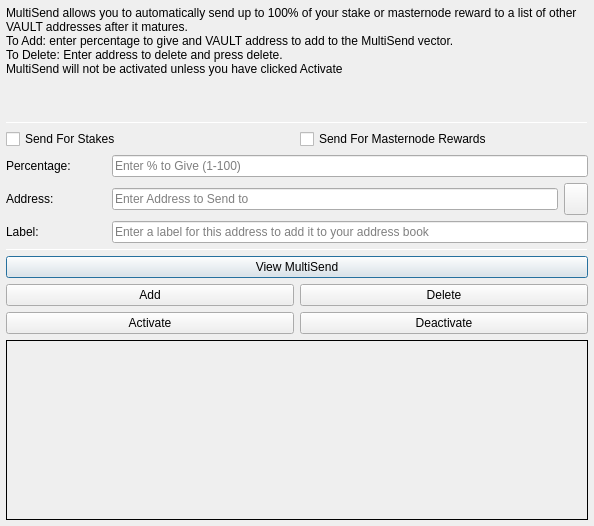
<?xml version="1.0" encoding="UTF-8"?>
<ui version="4.0">
 <class>MultiSendDialog</class>
 <widget class="QDialog" name="MultiSendDialog">
  <property name="windowModality">
   <enum>Qt::NonModal</enum>
  </property>
  <property name="geometry">
   <rect>
    <x>0</x>
    <y>0</y>
    <width>594</width>
    <height>526</height>
   </rect>
  </property>
  <property name="windowTitle">
   <string>MultiSend</string>
  </property>
  <layout class="QVBoxLayout" name="verticalLayout" stretch="0">
   <property name="leftMargin">
    <number>6</number>
   </property>
   <property name="topMargin">
    <number>6</number>
   </property>
   <property name="rightMargin">
    <number>6</number>
   </property>
   <property name="bottomMargin">
    <number>6</number>
   </property>
   <item>
    <layout class="QVBoxLayout" name="verticalLayout_Main" stretch="1,1,1,0,1,1,1">
     <item>
      <widget class="QLabel" name="label_2">
       <property name="lineWidth">
        <number>1</number>
       </property>
       <property name="text">
        <string>MultiSend allows you to automatically send up to 100% of your stake or masternode reward to a list of other VAULT addresses after it matures.
To Add: enter percentage to give and VAULT address to add to the MultiSend vector.
To Delete: Enter address to delete and press delete.
MultiSend will not be activated unless you have clicked Activate</string>
       </property>
       <property name="alignment">
        <set>Qt::AlignLeading|Qt::AlignLeft|Qt::AlignTop</set>
       </property>
       <property name="wordWrap">
        <bool>true</bool>
       </property>
      </widget>
     </item>
     <item>
      <widget class="Line" name="line">
       <property name="minimumSize">
        <size>
         <width>0</width>
         <height>1</height>
        </size>
       </property>
       <property name="maximumSize">
        <size>
         <width>16777215</width>
         <height>1</height>
        </size>
       </property>
       <property name="orientation">
        <enum>Qt::Horizontal</enum>
       </property>
      </widget>
     </item>
     <item>
      <layout class="QVBoxLayout" name="verticalLayout_Settings">
       <item>
        <layout class="QHBoxLayout" name="horizontalLayout">
         <item>
          <widget class="QCheckBox" name="multiSendStakeCheckBox">
           <property name="text">
            <string>Send For Stakes</string>
           </property>
          </widget>
         </item>
         <item>
          <widget class="QCheckBox" name="multiSendMasternodeCheckBox">
           <property name="text">
            <string>Send For Masternode Rewards</string>
           </property>
          </widget>
         </item>
        </layout>
       </item>
       <item>
        <layout class="QHBoxLayout" name="horizontalLayout_6">
         <item>
          <widget class="QLabel" name="label">
           <property name="minimumSize">
            <size>
             <width>100</width>
             <height>0</height>
            </size>
           </property>
           <property name="toolTip">
            <string>Percentage of stake to send</string>
           </property>
           <property name="text">
            <string>Percentage:</string>
           </property>
          </widget>
         </item>
         <item>
          <widget class="QLineEdit" name="multiSendPercentEdit">
           <property name="toolTip">
            <string>Enter whole numbers 1 - 100</string>
           </property>
           <property name="placeholderText">
            <string>Enter % to Give (1-100)</string>
           </property>
          </widget>
         </item>
        </layout>
       </item>
       <item>
        <layout class="QHBoxLayout" name="horizontalLayout_7">
         <item>
          <widget class="QLabel" name="label_5">
           <property name="minimumSize">
            <size>
             <width>100</width>
             <height>0</height>
            </size>
           </property>
           <property name="toolTip">
            <string>Address to send portion of stake to</string>
           </property>
           <property name="text">
            <string>Address:</string>
           </property>
          </widget>
         </item>
         <item>
          <widget class="QLineEdit" name="multiSendAddressEdit">
           <property name="toolTip">
            <string/>
           </property>
           <property name="placeholderText">
            <string>Enter Address to Send to</string>
           </property>
          </widget>
         </item>
         <item>
          <widget class="QToolButton" name="addressBookButton">
           <property name="maximumSize">
            <size>
             <width>16777215</width>
             <height>32</height>
            </size>
           </property>
           <property name="toolTip">
            <string>Choose an address from the address book</string>
           </property>
           <property name="text">
            <string/>
           </property>
           <property name="icon">
            <iconset resource="../vault.qrc">
             <normaloff>:/icons/address-book</normaloff>:/icons/address-book</iconset>
           </property>
           <property name="shortcut">
            <string>Alt+A</string>
           </property>
          </widget>
         </item>
        </layout>
       </item>
      </layout>
     </item>
     <item>
      <layout class="QHBoxLayout" name="horizontalLayout_3">
       <item>
        <widget class="QLabel" name="label_3">
         <property name="minimumSize">
          <size>
           <width>100</width>
           <height>0</height>
          </size>
         </property>
         <property name="text">
          <string>Label:</string>
         </property>
        </widget>
       </item>
       <item>
        <widget class="QLineEdit" name="labelAddressLabelEdit">
         <property name="placeholderText">
          <string>Enter a label for this address to add it to your address book</string>
         </property>
        </widget>
       </item>
      </layout>
     </item>
     <item>
      <widget class="Line" name="line_2">
       <property name="minimumSize">
        <size>
         <width>0</width>
         <height>1</height>
        </size>
       </property>
       <property name="maximumSize">
        <size>
         <width>16777215</width>
         <height>1</height>
        </size>
       </property>
       <property name="orientation">
        <enum>Qt::Horizontal</enum>
       </property>
      </widget>
     </item>
     <item>
      <layout class="QVBoxLayout" name="verticalLayout_Buttons">
       <item>
        <layout class="QHBoxLayout" name="horizontalLayout_4">
         <item>
          <widget class="QPushButton" name="viewButton">
           <property name="toolTip">
            <string/>
           </property>
           <property name="statusTip">
            <string>View MultiSend Vector</string>
           </property>
           <property name="text">
            <string>View MultiSend</string>
           </property>
          </widget>
         </item>
        </layout>
       </item>
       <item>
        <layout class="QHBoxLayout" name="horizontalLayout_2">
         <item>
          <widget class="QPushButton" name="addButton">
           <property name="toolTip">
            <string/>
           </property>
           <property name="statusTip">
            <string>Add to MultiSend Vector</string>
           </property>
           <property name="text">
            <string>Add</string>
           </property>
          </widget>
         </item>
         <item>
          <widget class="QPushButton" name="deleteButton">
           <property name="toolTip">
            <string/>
           </property>
           <property name="statusTip">
            <string>Delete Address From MultiSend Vector</string>
           </property>
           <property name="text">
            <string>Delete</string>
           </property>
          </widget>
         </item>
        </layout>
       </item>
       <item>
        <layout class="QHBoxLayout" name="horizontalLayout_5">
         <item>
          <widget class="QPushButton" name="activateButton">
           <property name="statusTip">
            <string>Activate MultiSend</string>
           </property>
           <property name="text">
            <string>Activate</string>
           </property>
          </widget>
         </item>
         <item>
          <widget class="QPushButton" name="disableButton">
           <property name="statusTip">
            <string>Deactivate MultiSend</string>
           </property>
           <property name="text">
            <string>Deactivate</string>
           </property>
          </widget>
         </item>
        </layout>
       </item>
      </layout>
     </item>
     <item>
      <widget class="QLabel" name="message">
       <property name="minimumSize">
        <size>
         <width>0</width>
         <height>180</height>
        </size>
       </property>
       <property name="frameShape">
        <enum>QFrame::Panel</enum>
       </property>
       <property name="frameShadow">
        <enum>QFrame::Plain</enum>
       </property>
       <property name="lineWidth">
        <number>1</number>
       </property>
       <property name="midLineWidth">
        <number>1</number>
       </property>
       <property name="text">
        <string/>
       </property>
       <property name="alignment">
        <set>Qt::AlignLeading|Qt::AlignLeft|Qt::AlignTop</set>
       </property>
       <property name="wordWrap">
        <bool>true</bool>
       </property>
      </widget>
     </item>
    </layout>
   </item>
  </layout>
 </widget>
 <resources>
  <include location="../vault.qrc"/>
 </resources>
 <connections/>
</ui>
